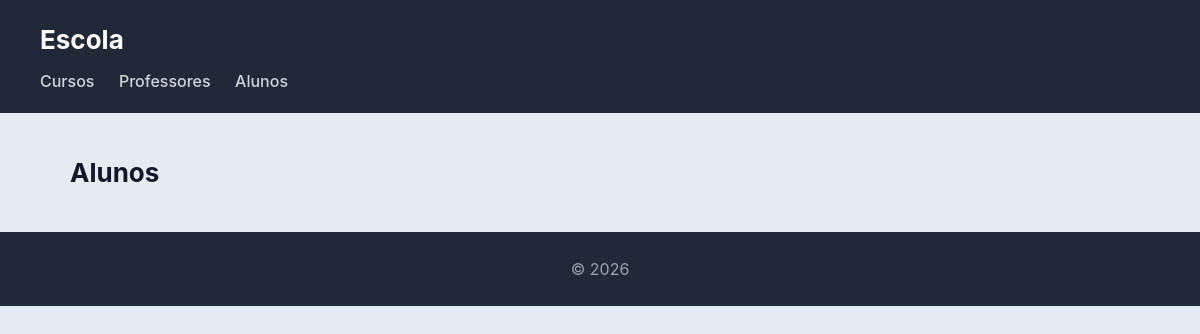
The page /escola/alunos/ on the database as committed earlier.
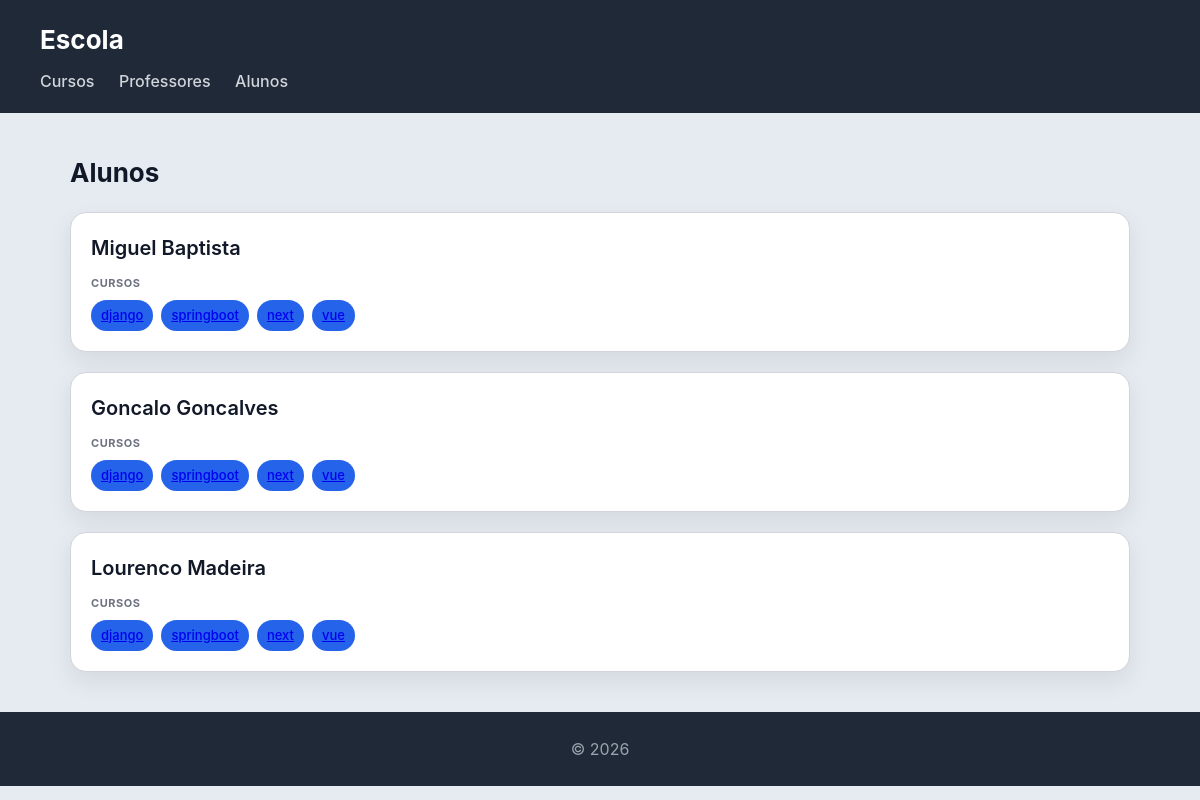
The same page on the database as committed later.
### escola/models.py (models this page shows)
class Aluno(models.Model):
    nome = models.CharField(max_length=100)
    numero = models.CharField(max_length=20, unique=True)
    def __str__(self):
        return self.nome

class Curso(models.Model):
    nome = models.CharField(max_length=100)
    imagem = models.ImageField(upload_to='cursos/')
    professor = models.ForeignKey(Professor, on_delete=models.CASCADE, related_name='cursos')
    alunos = models.ManyToManyField(Aluno, related_name='cursos')
    def __str__(self):
        return self.nome

### escola/views.py (the view)
# urls.py: path('alunos/', views.alunos_view, name="alunos"),
def alunos_view(request):
    alunos = Aluno.objects.prefetch_related('cursos').all()
    return render(request, 'escola/alunos.html', {'alunos': alunos})

### escola/templates/escola/alunos.html
{% extends "escola/base.html" %}
{% block content %}
<h2>Alunos</h2>
<section>
    {% for aluno in alunos %}
    <article>
        <header>
            <h3>{{ aluno }}</h3>
        </header>
        <section>
            <h4>Cursos</h4>
            <ul>
                {% for curso in aluno.cursos.all %}
                    <li>
                        <a href="{% url 'curso' curso.id %}">{{ curso }}</a>
                    </li>
                {% endfor %}
            </ul>
        </section>
    </article>
    {% endfor %}
</section>
{% endblock %}

Rows that differ between the two databases and show on the page:
added Aluno: nome "Miguel Baptista"
added Curso: nome "django"
added Curso: nome "springboot"
added Curso: nome "next"
added Curso: nome "vue"
added Aluno: nome "Goncalo Goncalves"
added Aluno: nome "Lourenco Madeira"
